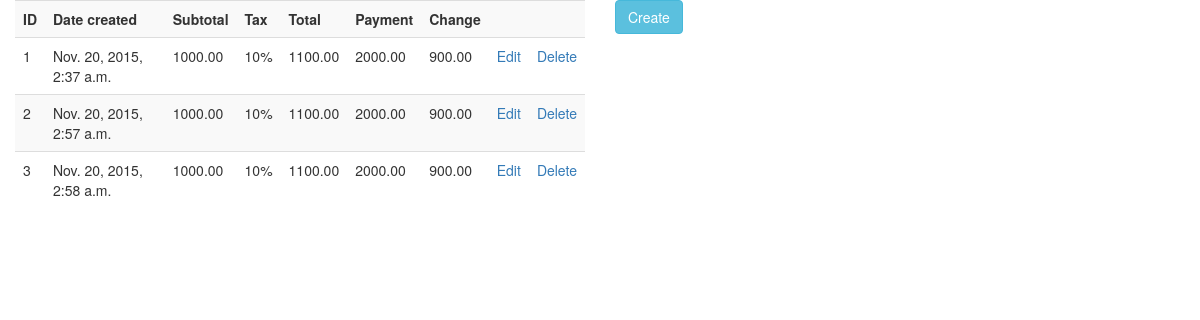
Before: /sales/ with the older database file.
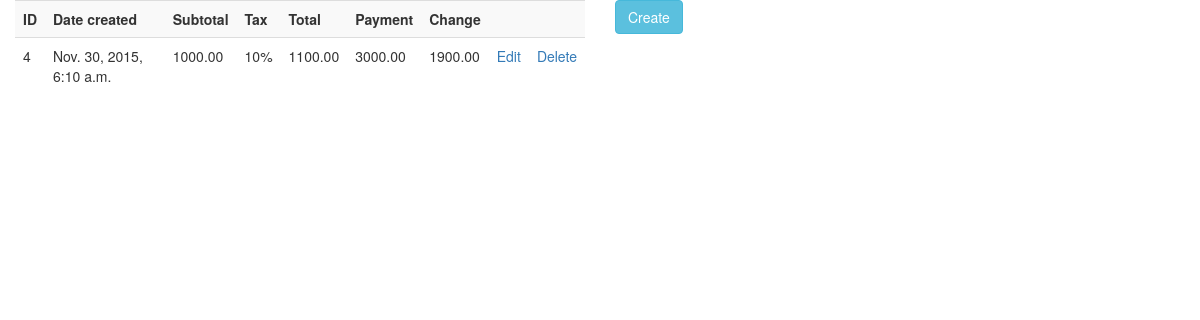
After: the same page with the newer database file.
### ventasapp/models.py (models this page shows, shortened)
class Sale(models.Model):
	id = models.AutoField(primary_key=True)
	date_created = models.DateTimeField('date created')
	subtotal = models.DecimalField(max_digits=10,decimal_places=2)
	tax = models.IntegerField()
	payment = models.DecimalField(max_digits=10,decimal_places=2)
	def total(self):
		sub = self.subtotal
		tx = Decimal.from_float(1+(self.tax / 100.00))
		total = (sub*tx).quantize(Decimal("0.00"))
		return total
	def change(self):
		change = (self.payment - self.total()).quantize(Decimal("0.00"))
		return change

### ventasapp/views.py (the view)
# urls.py: url(r'^sales/$',views.list_sales, name="list_sales"),
def list_sales(request):
	sales = Sale.objects.all()
	return render_to_response("list_sales.html",{"SalesParameter": sales},context_instance = RequestContext(request))

### ventasapp/templates/list_sales.html (shortened to what this page needs)
{% extends "base.html" %}
{% block content %}
<div class="col-md-6">
    <table class="table table-striped">
        <th>ID</th>
        <th>Date created</th>
        <th>Subtotal</th>
        <th>Tax</th>
        <th>Total</th>
        <th>Payment</th>
        <th>Change</th>
        <th></th>
        <th></th>
        {% for s in SalesParameter %}
            <tr>
                <td>{{s.id}}</td>
                <td>{{s.date_created}}</td>
                <td>{{s.subtotal}}</td>
                <td>{{s.tax}}%</td>
                <td>{{s.total}}</td>
                <td>{{s.payment}}</td>
                <td>{{s.change}}</td>
                <td><a href="{{s.id}}/edit/">Edit</a></td>
                <td><a href="{{s.id}}/delete/">Delete</a></td>
            </tr>
        {% endfor %}
    </table>
</div>
<div class="col-md-6">
<a href="/sales/create" class="btn btn-info" role="button">Create</a>
</div>
{% endblock content %}

### ventasapp/templates/base.html (shortened to what this page needs)
<!DOCTYPE html>
<html>
    <head>
        {% load staticfiles %}
        <link rel="stylesheet" type="text/css" href="{% static 'css/bootstrap.min.css' %}">
        <link rel="stylesheet" type="text/css" href="{% static 'css/bootstrap.css' %}">
    </head>
    <body>
        {% block content %}
	{% endblock %}
        {% load staticfiles %}
    </body>
</html>

Changed rows visible on the page:
removed Sale: id "1", date_created "Nov. 20, 2015, 2:37 a.m.", subtotal "1000.00", tax "10", total "1100.00", payment "2000.00", change "900.00"
removed Sale: id "2", date_created "Nov. 20, 2015, 2:57 a.m.", subtotal "1000.00", tax "10", total "1100.00", payment "2000.00", change "900.00"
removed Sale: id "3", date_created "Nov. 20, 2015, 2:58 a.m.", subtotal "1000.00", tax "10", total "1100.00", payment "2000.00", change "900.00"
added Sale: id "4", date_created "Nov. 30, 2015, 6:10 a.m.", subtotal "1000.00", tax "10", total "1100.00", payment "3000.00", change "1900.00"
